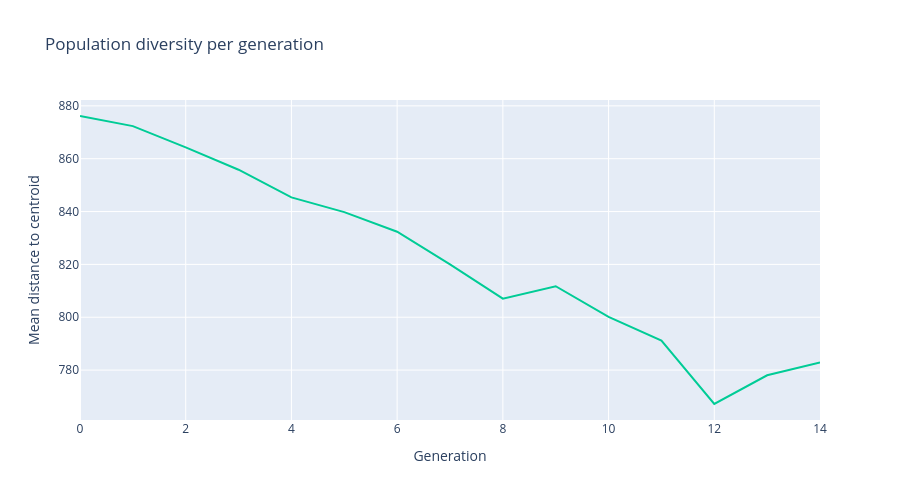

Notebook code for this chart:
### Code cell
get_diversity_per_gen(data)

### Figure 1 — Plotly figure (JSON) as saved in the notebook; plotly's stock layout.template omitted (floating-point values rounded to 4 significant figures)
{"data": [{"line": {"color": "rgba(0, 204, 150, 1.0)", "width": 2}, "mode": "lines", "name": "Diversity (mean dist to centroid)", "type": "scatter", "x": [0, 1, 2, 3, 4, 5, 6, 7, 8, 9, 10, 11, 12, 13, 14], "y": [876.2, 872.3, 864.3, 855.8, 845.4, 839.8, 832.4, 820.0, 807.0, 811.7, 800.2, 791.2, 767.2, 778.0, 782.9]}], "layout": {"height": 500, "hovermode": "x unified", "title": {"text": "Population diversity per generation"}, "width": 900, "xaxis": {"title": {"text": "Generation"}}, "yaxis": {"title": {"text": "Mean distance to centroid"}}}}
